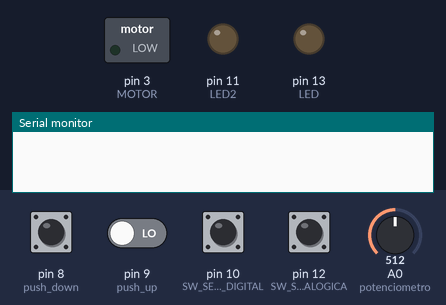
A sketch run on a simulated Arduino Uno, built with avr-gcc and run on an emulated ATmega328P. Parts: switched loads named in the sketch (green lamp = pin HIGH), output pins drawn as LEDs (lit = HIGH), the last lines printed to the serial monitor. The test bench sets the inputs (shaded band); at power-on: pin 8 (push_down), pin 9 (push_up), pin 10 (SW_SENAL_DIGITAL), pin 12 (SW_SENAL_ANALOGICA) LOW, A0 (potenciometro) = 512.

Above: at 1.2 s.
1.3 s: pin 10 (SW_SENAL_DIGITAL) pulled HIGH for 0.15 s
At 1.7 s:
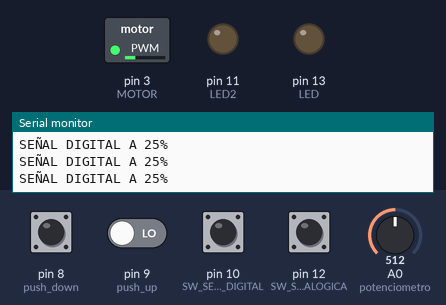
2.9 s: pin 12 (SW_SENAL_ANALOGICA) pulled HIGH for 0.15 s
At 4.0 s:
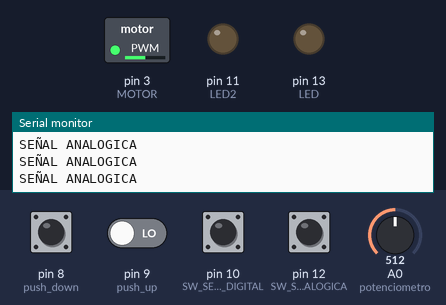
4.5 s: pin 10 (SW_SENAL_DIGITAL) pulled HIGH for 1 s
At 5.3 s:
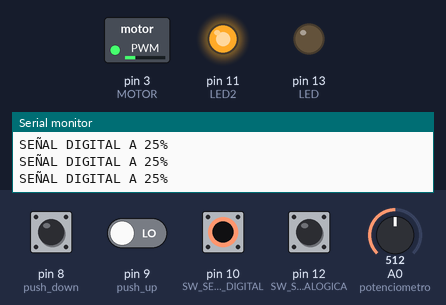
7.0 s: pin 12 (SW_SENAL_ANALOGICA) pulled HIGH for 1 s
At 7.4 s:
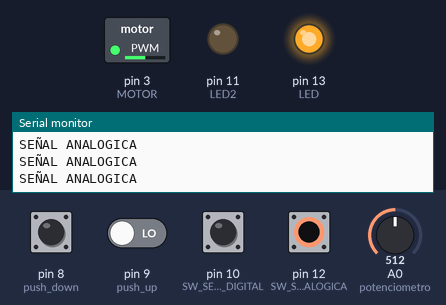
9.5 s: pin 9 (push_up) driven HIGH and pin 10 (SW_SENAL_DIGITAL) driven HIGH
At 10.5 s:
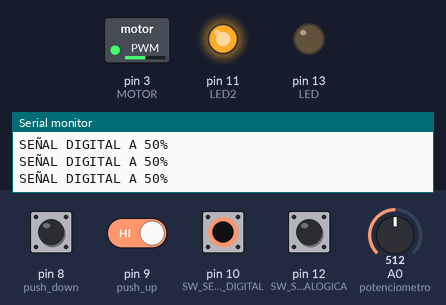
11.0 s: pin 12 (SW_SENAL_ANALOGICA) pulled HIGH for 0.15 s
At 11.09 s:
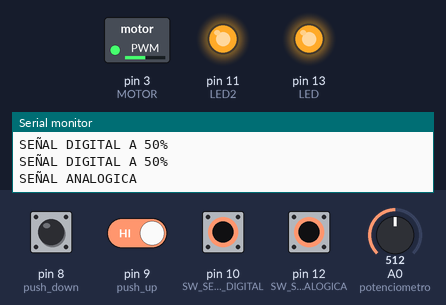
Timing chart, 0 to 13.6 s (numbered marks = the images above; inputs shaded):
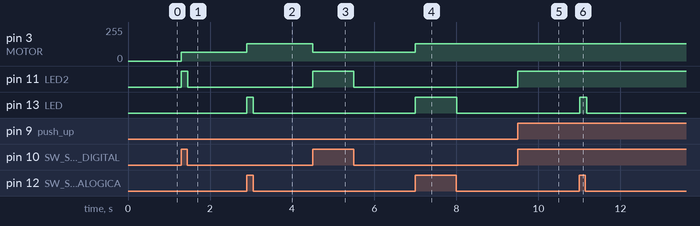

Measured:
- after the input at 1.3 s, pin 3 (MOTOR): 0/255 → 64/255 at once; pin 11 (LED2): LOW → HIGH at once, → LOW 0.16 s later
- after the input at 2.9 s, pin 3 (MOTOR): 64/255 → 128/255 at once; pin 13 (LED): LOW → HIGH at once, → LOW 0.16 s later
- after the input at 4.5 s, pin 3 (MOTOR): 128/255 → 64/255 at once; pin 11 (LED2): LOW → HIGH at once, → LOW 1.0 s later
- after the input at 7.0 s, pin 3 (MOTOR): 64/255 → 128/255 at once; pin 13 (LED): LOW → HIGH at once, → LOW 1.0 s later
- after the input at 9.5 s, pin 11 (LED2): LOW → HIGH at once
- after the input at 11.0 s, pin 13 (LED): LOW → HIGH at once, → LOW 0.17 s later

The sketch:

Practica2_Grupo3.ino
```cpp
//201503740 - MARIO  TEYUL
//201504084 - RICARDO CARDONA

// DECLARACION DE VARIABLES PARA LOS LEDS

int LED=13;
int SW_SENAL_ANALOGICA=12;
int funcion1;

int LED2=11;
int SW_SENAL_DIGITAL=10;
int funcion2;


// DECLARACION DE VARIABLES PARA EL MOTOR

int MOTOR= 3 ;


//DECLARACION DE VARIABLES  LA PRIMERA FUNCION

  const int potenciometro=A0;


//DECLARACION DE VARIABLES PARA LA FUNCION 2


int contador = 0;  //Variable asociada al contador
int push1; //Variable para el antirrebote del pulsador aumentar
int push2; //Variable para el antirrebote del pulsador disminuir

int push_down = 8; //Pulsador conectado al pin 9
int push_up = 9; //Pulsador conectado a pin 10


void setup(){


  //LED Y DIP SWITCH

  pinMode(LED, OUTPUT);
  pinMode(SW_SENAL_ANALOGICA,INPUT);
  pinMode(LED2, OUTPUT);
  pinMode(SW_SENAL_DIGITAL,INPUT);


 // MOTOR

 pinMode(3,OUTPUT);


 //PUSH BOTTN PARA LA SEGUNDA FUNCION

  pinMode(9, INPUT);  //Pulsador aumentar como entrada digital
  pinMode(10, INPUT);

 //SERIALPRIN

  Serial.begin(9600);

  }


void loop()
{

//PRIMERA FUNCION

  funcion1=digitalRead(SW_SENAL_ANALOGICA);
                 //ALMACENAMOS LA LECTURA DEL potenciometroENCIOMETRO


  if(funcion1==HIGH){
    digitalWrite(LED,HIGH);
    analogWrite(MOTOR,analogRead(potenciometro)/4);
    Serial.println("SEÑAL ANALOGICA");
  }

  else{
    digitalWrite(LED,LOW);
  }
   //SEGUNDA FUNCION


    funcion2=digitalRead(SW_SENAL_DIGITAL);


  if(funcion2==HIGH){
    digitalWrite(LED2,HIGH); //ENCENDEMOS LED

if (digitalRead(push_up) == LOW)
  {
    push1 = 1;   //Variable del antirrebote que cambia cuando se presiona el pulsador
  }
  if (digitalRead(push_up) == HIGH && push1 == 1)
  {
    push1 = 0;  //Se reinicia la variable antirrebote
    contador++;       //Aumenta el contador
    if (contador > 2)
    {
      contador = 2; //Si el contador esta en 2 y se aumenta, sigue mostrando el 2
    }
  }

  //Condicionales para antirrebote y uso del pulsador disminuir

  if (digitalRead(push_down) == LOW)
  {
    push2 = 1;    //Variable del antirrebote que cambia cuando se presiona el pulsador
  }
  if (digitalRead(push_down) == HIGH && push2 == 1)
  {
    push2 = 0;   //Se reinicia la variable antirrebote
    contador--;        //Disminuye el contador

    if (contador < 0) //Si el contador esta en 0 y se disminuye, sigue mostrando el 0
    {
      contador = 0;
    }
  }

  switch (contador)
  {
    //Dependiendo del contador, se muestra el numero indicado
    //Envia estados (1 y 0) al display dependiendo del numero a mostrar

    case 0:
      analogWrite(MOTOR, 64); //Muestra el numero 0
      Serial.println("SEÑAL DIGITAL A 25%");
      break;

    case 1:
      analogWrite(MOTOR, 128); //Muestra el numero 1
      Serial.println("SEÑAL DIGITAL A 50%");
      break;

    case 2:
      analogWrite(MOTOR, 191); //Muestra el numero 2
      Serial.println("SEÑAL DIGITAL A 75%");
      break;
  }

  }
  else{
    digitalWrite(LED2,LOW);

  }
}
```
